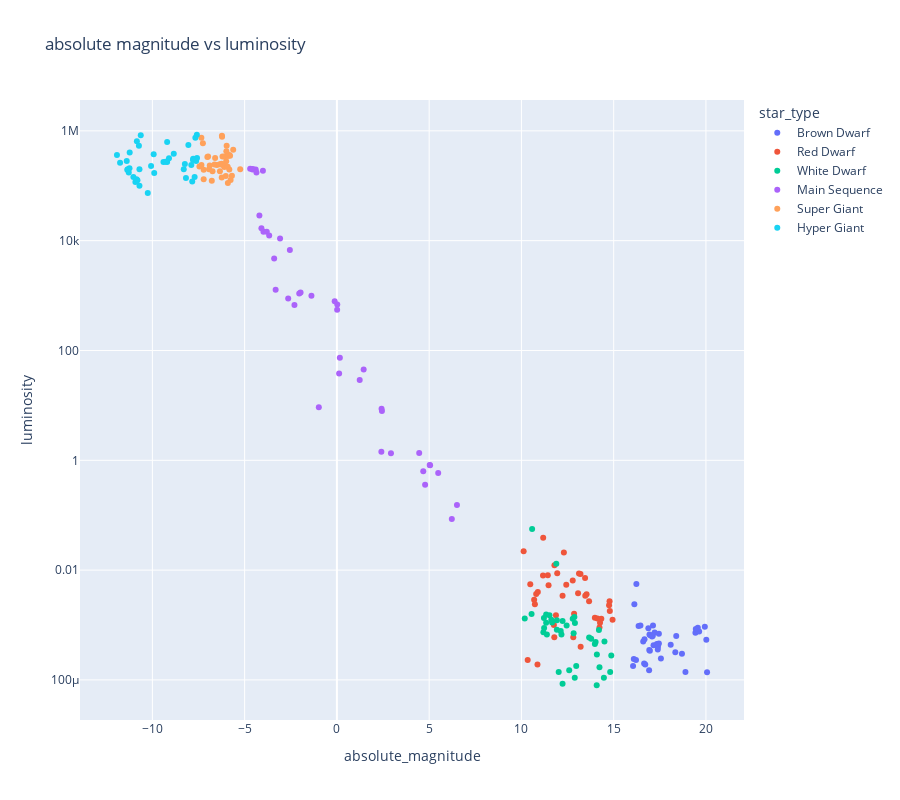

Here is the notebook cell this chart was saved with:
### Code cell
fig = px.scatter(stars, x='absolute_magnitude', y='luminosity', 
                 color='star_type', 
                 hover_name='star_color', 
                 log_x=False, 
                 log_y= True, 
                 title='absolute magnitude vs luminosity',
                 height = 800)


fig.show()

### Figure 1 — Plotly figure (JSON) as saved in the notebook; plotly's stock layout.template omitted (floating-point values rounded to 4 significant figures)
{"data": [{"hovertemplate": "<b>%{hovertext}</b><br><br>star_type=Brown Dwarf<br>absolute_magnitude=%{x}<br>luminosity=%{y}<extra></extra>", "hovertext": ["Red", "Red", "Red", "Red", "Red", "Red", "Red", "Red", "Red", "Red", "Red", "Red", "Red", "Red", "Red", "Red", "Red", "Red", "Red", "Red", "Red", "Red", "Red", "Red", "Red", "Red", "Red", "Red", "Red", "Red", "Red", "Red", "Red", "Red", "Red", "Red", "Red", "Red", "Red", "Red"], "legendgroup": "Brown Dwarf", "marker": {"color": "#636efa", "symbol": "circle"}, "mode": "markers", "name": "Brown Dwarf", "orientation": "v", "showlegend": true, "type": "scatter", "x": [16.12, 16.6, 18.7, 16.65, 20.06, 16.98, 17.22, 17.4, 17.45, 16.05, 16.23, 16.94, 16.09, 16.96, 18.89, 17.13, 18.34, 16.45, 17.39, 19.43, 17.16, 19.94, 20.02, 16.92, 17.12, 19.63, 16.88, 16.71, 19.56, 18.09, 16.21, 18.39, 17.56, 17.34, 17.08, 16.93, 17.45, 16.67, 19.45, 16.35], "xaxis": "x", "y": [0.0024, 0.0005, 0.0003, 0.0002, 0.000138, 0.00065, 0.00073, 0.0004, 0.00069, 0.00018, 0.0056, 0.00067, 0.00024, 0.00034, 0.00014, 0.00098, 0.00032, 0.00098, 0.00036, 0.00072, 0.00043, 0.00093, 0.00054, 0.00015, 0.00064, 0.00076, 0.00087, 0.00019, 0.000896, 0.000437, 0.000231, 0.000631, 0.000245, 0.000452, 0.000621, 0.000352, 0.000461, 0.000551, 0.000849, 0.000957], "yaxis": "y"}, {"hovertemplate": "<b>%{hovertext}</b><br><br>star_type=Red Dwarf<br>absolute_magnitude=%{x}<br>luminosity=%{y}<extra></extra>", "hovertext": ["Red", "Red", "Red", "Red", "Red", "Red", "Red", "Red", "Red", "Red", "Red", "Red", "Red", "Red", "Red", "Red", "Red", "Red", "Red", "Red", "Red", "Red", "Red", "Red", "Red", "Red", "Red", "Red", "Red", "Red", "Red", "Red", "Red", "Red", "Red", "Red", "Red", "Red", "Red", "Red"], "legendgroup": "Red Dwarf", "marker": {"color": "#EF553B", "symbol": "circle"}, "mode": "markers", "name": "Red Dwarf", "orientation": "v", "showlegend": true, "type": "scatter", "x": [10.69, 11.79, 13.21, 10.48, 11.78, 13.07, 14.79, 10.8, 13.53, 11.18, 12.3, 10.12, 13.2, 11.94, 10.89, 11.76, 13.46, 11.87, 12.81, 13.98, 10.87, 10.34, 11.17, 13.12, 14.23, 14.75, 11.43, 14.26, 12.23, 14.33, 11.47, 10.73, 13.45, 12.85, 12.43, 13.67, 14.12, 14.94, 12.78, 14.78], "xaxis": "x", "y": [0.0029, 0.0122, 0.0004, 0.0055, 0.0006, 0.0038, 0.0018, 0.00367, 0.00362, 0.039, 0.021, 0.022, 0.0085, 0.0088, 0.004, 0.001, 0.0034, 0.0015, 0.0006, 0.00135, 0.00019, 0.00023, 0.008, 0.0087, 0.0009, 0.0023, 0.0081, 0.0011, 0.0034, 0.0013, 0.0053, 0.0024, 0.0072, 0.0016, 0.0054, 0.0027, 0.00132, 0.00125, 0.0065, 0.0027], "yaxis": "y"}, {"hovertemplate": "<b>%{hovertext}</b><br><br>star_type=White Dwarf<br>absolute_magnitude=%{x}<br>luminosity=%{y}<extra></extra>", "hovertext": ["Blue White", "White", "White", "White", "Blue White", "Yellowish White", "Blue white", "Yellowish White", "Yellowish White", "Pale yellow orange", "White-Yellow", "White", "white", "Blue White", "Blue White", "Blue White", "Blue White", "Blue White", "white", "Blue ", "Blue White", "Blue", "Blue", "Blue White", "Blue white ", "Blue white", "Blue white", "white", "White", "Blue White", "Blue", "Blue", "Blue", "Blue", "Blue", "Blue", "Blue", "Blue", "Blue", "Blue"], "legendgroup": "White Dwarf", "marker": {"color": "#00cc96", "symbol": "circle"}, "mode": "markers", "name": "White Dwarf", "orientation": "v", "showlegend": true, "type": "scatter", "x": [10.58, 14.02, 14.23, 14.5, 11.89, 12.23, 14.2, 14.47, 12.59, 14.08, 14.09, 12.02, 13.78, 12.45, 12.17, 13.98, 12.13, 11.19, 12.97, 11.34, 13.67, 11.52, 12.78, 11.92, 11.38, 14.87, 12.83, 12.89, 14.81, 11.23, 12.87, 11.92, 12.23, 12.9, 11.22, 11.34, 10.55, 10.18, 11.66, 11.62], "xaxis": "x", "y": [0.056, 0.00049, 0.00017, 0.0005, 0.013, 8.5e-05, 0.00081, 0.00011, 0.00015, 8e-05, 0.00029, 0.00014, 0.00056, 0.00098, 0.00067, 0.00045, 0.00078, 0.00074, 0.00018, 0.0011, 0.00059, 0.0015, 0.0013, 0.00082, 0.00067, 0.00028, 0.00071, 0.00011, 0.00014, 0.00088, 0.0014, 0.00122, 0.00118, 0.00109, 0.00134, 0.00156, 0.00159, 0.00132, 0.00111, 0.00125], "yaxis": "y"}, {"hovertemplate": "<b>%{hovertext}</b><br><br>star_type=Main Sequence<br>absolute_magnitude=%{x}<br>luminosity=%{y}<extra></extra>", "hovertext": ["Blue", "Blue-white", "Blue-white", "Whitish", "yellow-white", "Whitish", "yellow-white", "yellow-white", "yellow-white", "yellow-white", "yellow-white", "yellowish", "yellowish", "Yellowish", "Blue-white", "Blue-white", "Orange-Red", "yellow-white", "Blue-white", "Blue", "Blue-white", "Blue-White", "Blue-white", "Blue-white", "Blue-white", "Blue-white", "Blue-white", "Blue-white", "Blue-white", "Blue", "Blue-white", "Blue-white", "Blue-white", "Blue-white", "Blue", "Blue", "Blue-white", "Blue-white", "Blue-white", "yellow-white"], "legendgroup": "Main Sequence", "marker": {"color": "#ab63fa", "symbol": "circle"}, "mode": "markers", "name": "Main Sequence", "orientation": "v", "showlegend": true, "type": "scatter", "x": [-4.7, -4.2, -1.97, 0.16, 5.05, 2.42, 2.41, 2.93, 4.46, 5.03, 5.49, 6.506, 6.228, 4.78, 1.45, -2.3, 4.68, 2.44, 0.02, -4.4, -4.01, 0.12, -2.04, -3.32, -3.98, -4.09, -3.8, -3.4, -1.38, -4.56, -3.67, 0.013, -0.12, -2.55, -4.57, -4.36, 1.236, -3.08, -2.64, -0.98], "xaxis": "x", "y": [204000.0, 28840.0, 1136.0, 74.0, 0.81, 8.7, 1.43, 1.35, 1.357, 0.819, 0.59, 0.153, 0.085, 0.357, 45.0, 672.0, 0.63, 7.92, 689.0, 198000.0, 188000.0, 38.0, 1092.0, 1278.0, 14500.0, 16790.0, 14520.0, 4720.0, 998.0, 202900.0, 12450.0, 552.0, 788.0, 6748.0, 198200.0, 173800.0, 29.0, 10920.0, 883.0, 9.25], "yaxis": "y"}, {"hovertemplate": "<b>%{hovertext}</b><br><br>star_type=Super Giant<br>absolute_magnitude=%{x}<br>luminosity=%{y}<extra></extra>", "hovertext": ["Red", "Red", "Red", "Red", "Red", "Red", "Red", "Red", "Red", "Blue", "Blue", "Blue", "Blue", "Blue", "Blue", "Blue", "Blue", "Blue", "Blue", "Blue", "Blue", "Blue", "Blue", "Blue", "Blue", "Blue", "Blue", "Blue", "Blue", "Blue", "Blue", "Blue", "Blue", "Blue", "Blue", "Blue", "Blue", "Blue", "Blue", "Blue"], "legendgroup": "Super Giant", "marker": {"color": "#FFA15A", "symbol": "circle"}, "mode": "markers", "name": "Super Giant", "orientation": "v", "showlegend": true, "type": "scatter", "x": [-6.93, -6.2, -6.02, -7.22, -6.0, -6.6, -6.78, -5.24, -6.74, -6.1, -6.5, -6.23, -5.76, -6.89, -5.91, -6.12, -5.83, -6.34, -6.24, -5.79, -5.92, -6.245, -5.62, -6.63, -7.34, -7.22, -5.69, -5.83, -6.09, -5.99, -6.27, -7.02, -6.98, -5.975, -6.35, -7.45, -7.262, -6.224, -5.905, -7.346], "xaxis": "x", "y": [200000.0, 340000.0, 150000.0, 195000.0, 280000.0, 320000.0, 123000.0, 200000.0, 184000.0, 220000.0, 240000.0, 813000.0, 127000.0, 235000.0, 112000.0, 231000.0, 363000.0, 184000.0, 142000.0, 352000.0, 223000.0, 251000.0, 452000.0, 245000.0, 239000.0, 131000.0, 152000.0, 198000.0, 342900.0, 424500.0, 244300.0, 332500.0, 342900.0, 537400.0, 246700.0, 224800.0, 593900.0, 783900.0, 347800.0, 748900.0], "yaxis": "y"}, {"hovertemplate": "<b>%{hovertext}</b><br><br>star_type=Hyper Giant<br>absolute_magnitude=%{x}<br>luminosity=%{y}<extra></extra>", "hovertext": ["Red", "Red", "Red", "Orange", "Red", "Red", "Red", "Red", "Red", "Red", "Red", "Red", "Red", "Red", "Red", "Red", "Red", "Red", "Red", "Red", "Red", "Red", "Orange", "Blue", "Red", "Red", "Blue", "Blue-white", "Blue-white", "Blue-white", "Blue-white", "Blue", "Blue", "Blue-white", "Blue-white", "Blue", "Blue", "White", "White", "Blue"], "legendgroup": "Hyper Giant", "marker": {"color": "#19d3f3", "symbol": "circle"}, "mode": "markers", "name": "Hyper Giant", "orientation": "v", "showlegend": true, "type": "scatter", "x": [-9.4, -7.63, -9.2, -8.05, -7.79, -11.75, -11.92, -11.28, -11.24, -11.36, -10.7, -10.81, -11.33, -10.92, -10.86, -11.03, -11.39, -10.25, -10.07, -10.7, -7.58, -8.18, -9.2, -9.1, -7.89, -7.71, -8.3, -9.9, -7.84, -8.24, -8.84, -9.29, -10.84, -7.59, -7.67, -9.93, -10.63, -10.73, -11.23, -7.8], "xaxis": "x", "y": [270000.0, 283000.0, 272000.0, 550000.0, 310000.0, 263000.0, 363000.0, 174000.0, 209000.0, 195000.0, 100000.0, 126000.0, 200000.0, 117000.0, 132000.0, 145000.0, 282000.0, 74000.0, 229000.0, 200000.0, 320000.0, 138000.0, 630000.0, 316000.0, 240000.0, 145000.0, 200000.0, 170000.0, 120000.0, 248500.0, 383000.0, 272800.0, 648400.0, 849400.0, 748500.0, 374800.0, 834000.0, 537500.0, 404900.0, 294900.0], "yaxis": "y"}], "layout": {"height": 800, "legend": {"title": {"text": "star_type"}, "tracegroupgap": 0}, "title": {"text": "absolute magnitude vs luminosity"}, "xaxis": {"anchor": "y", "domain": [0, 1], "title": {"text": "absolute_magnitude"}}, "yaxis": {"anchor": "x", "domain": [0, 1], "title": {"text": "luminosity"}, "type": "log"}}}
